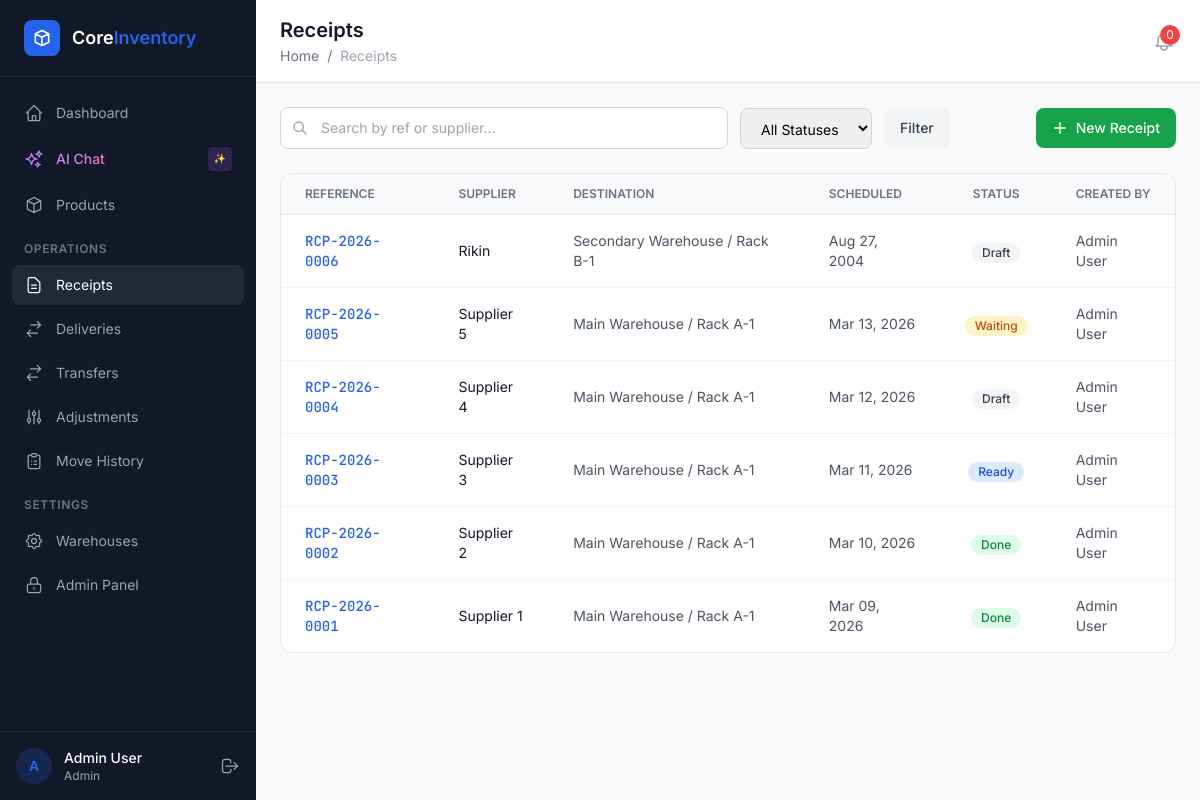
The page /receipts/ (signed in) on the database as committed earlier.
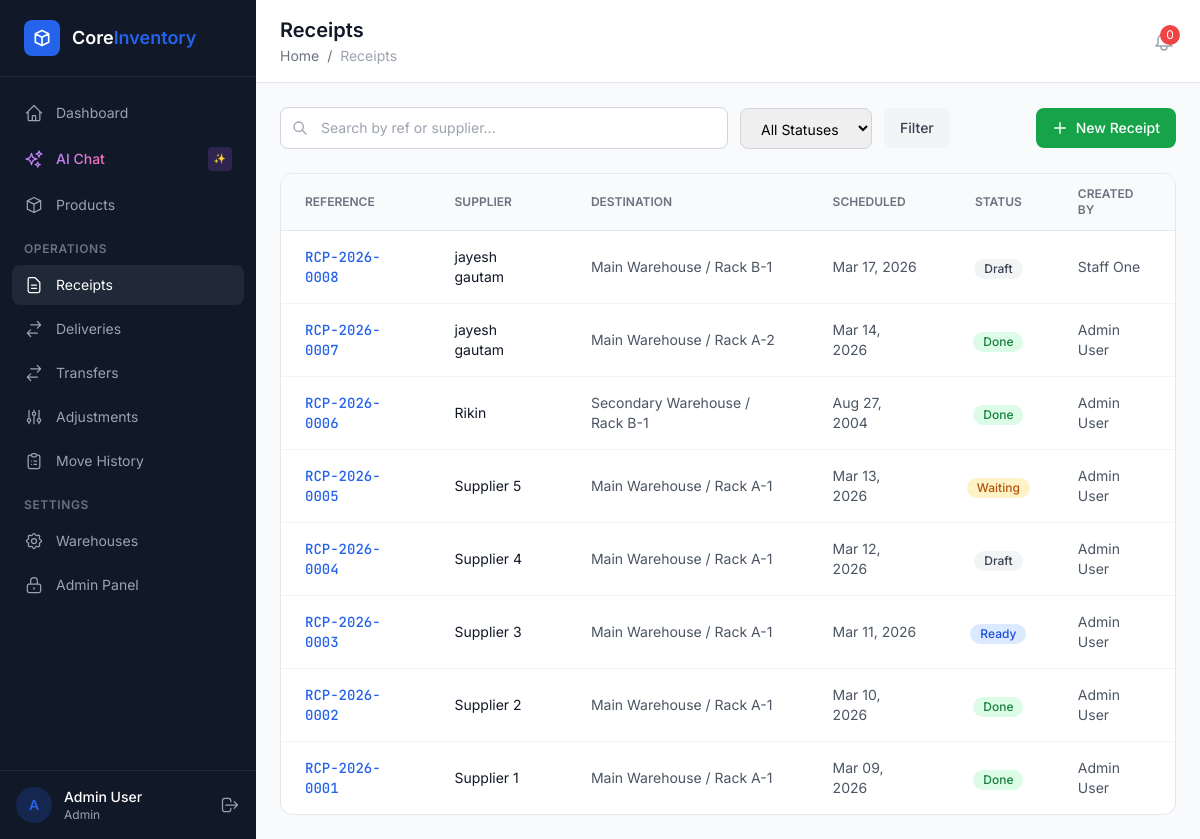
The same page on the database as committed later.
### apps/receipts/models.py (models this page shows, shortened)
class Receipt(models.Model):
    STATUS_CHOICES = [
        ('draft', 'Draft'),
        ('waiting', 'Waiting'),
        ('ready', 'Ready'),
        ('done', 'Done'),
        ('cancelled', 'Cancelled'),
    ]
    ref = models.CharField(max_length=20, unique=True, blank=True)
    supplier_name = models.CharField(max_length=255)
    supplier_contact = models.CharField(max_length=255, blank=True)
    destination = models.ForeignKey(
        'warehouses.Location',
        on_delete=models.PROTECT,
        related_name='receipts',
    )
    status = models.CharField(max_length=20, choices=STATUS_CHOICES, default='draft')
    scheduled_date = models.DateField()
    notes = models.TextField(blank=True)
    created_by = models.ForeignKey(
        settings.AUTH_USER_MODEL,
        on_delete=models.PROTECT,
        related_name='created_receipts',
    )
    validated_by = models.ForeignKey(
        settings.AUTH_USER_MODEL,
        on_delete=models.SET_NULL,
        null=True,
        blank=True,
        related_name='validated_receipts',
    )
    created_at = models.DateTimeField(auto_now_add=True)
    validated_at = models.DateTimeField(null=True, blank=True)
    class Meta:
        ordering = ['-created_at']

### apps/warehouses/models.py (models this page shows, shortened)
class Location(models.Model):
    warehouse = models.ForeignKey(
        Warehouse,
        on_delete=models.CASCADE,
        related_name='locations',
    )
    name = models.CharField(max_length=255, help_text='e.g. Rack A-3, Production Floor')
    coordinates = models.CharField(max_length=100, blank=True, help_text='Optional coordinates')
    is_active = models.BooleanField(default=True)
    class Meta:
        ordering = ['warehouse', 'name']
    def __str__(self):
        return f'{self.warehouse.name} / {self.name}'

class Warehouse(models.Model):
    name = models.CharField(max_length=255)
    address = models.TextField(blank=True)
    is_active = models.BooleanField(default=True)
    class Meta:
        ordering = ['name']

### apps/accounts/models.py (models this page shows, shortened)
class CustomUser(AbstractUser):
    username = None  # Remove username field
    email = models.EmailField('email address', unique=True)
    full_name = models.CharField(max_length=255, blank=True)
    phone = models.CharField(max_length=20, blank=True)
    avatar = models.ImageField(upload_to='avatars/', blank=True, null=True)
    role = models.ForeignKey(
        'access.Role',
        on_delete=models.SET_NULL,
        null=True,
        blank=True,
        related_name='users',
    )
    warehouse = models.ForeignKey(
        'warehouses.Warehouse',
        on_delete=models.SET_NULL,
        null=True,
        blank=True,
        related_name='users',
        help_text='Restricts user to one warehouse',
    )
    is_approved = models.BooleanField(default=False)
    otp_code = models.CharField(max_length=6, blank=True, null=True)
    otp_expiry = models.DateTimeField(blank=True, null=True)
    USERNAME_FIELD = 'email'
    REQUIRED_FIELDS = ['full_name']
    class Meta:
        verbose_name = 'User'
        verbose_name_plural = 'Users'
        ordering = ['-date_joined']

### apps/receipts/views.py (the view)
# urls.py: path('', views.receipt_list, name='list'),
@login_required
def receipt_list(request):
    qs = Receipt.objects.select_related('destination', 'created_by')
    q = request.GET.get('q', '').strip()
    if q:
        qs = qs.filter(Q(ref__icontains=q) | Q(supplier_name__icontains=q))
    status = request.GET.get('status')
    if status:
        qs = qs.filter(status=status)
    paginator = Paginator(qs, 20)
    page_obj = paginator.get_page(request.GET.get('page'))
    return render(request, 'receipts/list.html', {
        'page_obj': page_obj, 'q': q, 'status_filter': status,
    })

### apps/access/templatetags/access_tags.py (called while the page is built)
@register.simple_tag
def has_permission(user, codename):
    return has_user_permission(user, codename)

### templates/receipts/list.html (shortened to what this page needs)
{% extends "base.html" %}
{% block page_title %}Receipts{% endblock %}
{% block breadcrumb %}<a href="/dashboard/" class="hover:text-primary">Home</a> <span class="mx-1">/</span> <span class="text-gray-400">Receipts</span>{% endblock %}
{% block content %}
<div class="flex flex-col md:flex-row md:items-center justify-between gap-4 mb-6">
    <form method="GET" class="flex items-center gap-3 flex-1">
        <div class="relative flex-1 max-w-md">
            <svg class="absolute left-3 top-1/2 -translate-y-1/2 w-4 h-4 text-gray-400" fill="none" stroke="currentColor" viewBox="0 0 24 24"><path stroke-linecap="round" stroke-linejoin="round" stroke-width="2" d="M21 21l-6-6m2-5a7 7 0 11-14 0 7 7 0 0114 0z"/></svg>
            <input type="text" name="q" value="{{ q }}" placeholder="Search by ref or supplier..."
                   class="w-full pl-10 pr-4 py-2.5 border border-gray-300 rounded-lg text-sm focus:outline-none focus:ring-2 focus:ring-blue-500">
        </div>
        <select name="status" class="px-4 py-2.5 border border-gray-300 rounded-lg text-sm focus:outline-none focus:ring-2 focus:ring-blue-500">
            <option value="">All Statuses</option>
        </select>
        <button type="submit" class="px-4 py-2.5 bg-gray-100 hover:bg-gray-200 text-gray-700 rounded-lg text-sm font-medium transition-colors">Filter</button>
    </form>
    <a href="{% url 'receipts:create' %}" class="inline-flex items-center gap-2 px-4 py-2.5 bg-green-600 hover:bg-green-700 text-white rounded-lg text-sm font-medium transition-colors">
        <svg class="w-4 h-4" fill="none" stroke="currentColor" viewBox="0 0 24 24"><path stroke-linecap="round" stroke-linejoin="round" stroke-width="2" d="M12 4v16m8-8H4"/></svg>
        New Receipt
    </a>
</div>
{% if page_obj %}
<div class="bg-white rounded-xl border border-gray-200 overflow-hidden">
    <table class="w-full">
        <thead>
            <tr class="border-b border-gray-200 bg-gray-50">
                <th class="text-left px-6 py-3 text-xs font-semibold text-gray-500 uppercase">Reference</th>
                <th class="text-left px-6 py-3 text-xs font-semibold text-gray-500 uppercase">Supplier</th>
                <th class="text-left px-6 py-3 text-xs font-semibold text-gray-500 uppercase">Destination</th>
                <th class="text-left px-6 py-3 text-xs font-semibold text-gray-500 uppercase">Scheduled</th>
                <th class="text-center px-6 py-3 text-xs font-semibold text-gray-500 uppercase">Status</th>
                <th class="text-left px-6 py-3 text-xs font-semibold text-gray-500 uppercase">Created By</th>
            </tr>
        </thead>
        <tbody class="divide-y divide-gray-100">
            {% for receipt in page_obj %}
            <tr class="hover:bg-gray-50 transition-colors cursor-pointer" onclick="window.location='{% url 'receipts:detail' receipt.pk %}'">
                <td class="px-6 py-4 text-sm font-mono font-medium text-blue-600">{{ receipt.ref }}</td>
                <td class="px-6 py-4 text-sm text-gray-900">{{ receipt.supplier_name }}</td>
                <td class="px-6 py-4 text-sm text-gray-600">{{ receipt.destination }}</td>
                <td class="px-6 py-4 text-sm text-gray-600">{{ receipt.scheduled_date|date:"M d, Y" }}</td>
                <td class="px-6 py-4 text-center">{% include "partials/status_badge.html" with status=receipt.status %}</td>
                <td class="px-6 py-4 text-sm text-gray-600">{{ receipt.created_by.full_name|default:receipt.created_by.email }}</td>
            </tr>
            {% endfor %}
        </tbody>
    </table>
</div>
{% else %}
{% include "partials/empty_state.html" with icon="document" title="No receipts found" message="Create your first receipt to start receiving stock." action_url="/receipts/new/" action_label="New Receipt" %}
{% endif %}
{% endblock %}

### templates/partials/status_badge.html
{% if status == 'draft' %}
<span class="inline-flex items-center px-2.5 py-0.5 rounded-full text-xs font-medium bg-gray-100 text-gray-700">Draft</span>
{% elif status == 'waiting' %}
<span class="inline-flex items-center px-2.5 py-0.5 rounded-full text-xs font-medium bg-amber-100 text-amber-700">Waiting</span>
{% elif status == 'ready' %}
<span class="inline-flex items-center px-2.5 py-0.5 rounded-full text-xs font-medium bg-blue-100 text-blue-700">Ready</span>
{% elif status == 'done' %}
<span class="inline-flex items-center px-2.5 py-0.5 rounded-full text-xs font-medium bg-green-100 text-green-700">Done</span>
{% elif status == 'cancelled' %}
<span class="inline-flex items-center px-2.5 py-0.5 rounded-full text-xs font-medium bg-red-100 text-red-700 line-through">Cancelled</span>
{% else %}
<span class="inline-flex items-center px-2.5 py-0.5 rounded-full text-xs font-medium bg-gray-100 text-gray-700">{{ status|title }}</span>
{% endif %}

Rows that differ between the two databases and show on the page:
added Receipt: ref "RCP-2026-0008", supplier_name "jayesh gautam", destination "Main Warehouse / Rack B-1", scheduled_date "Mar 17, 2026", status "Draft", created_by.full_name "Staff One"
added Receipt: ref "RCP-2026-0007", supplier_name "jayesh gautam", destination "Main Warehouse / Rack A-2", scheduled_date "Mar 14, 2026", status "Done", created_by.full_name "Admin User"
changed Receipt "RCP-2026-0006": status "Draft" → "Done"
